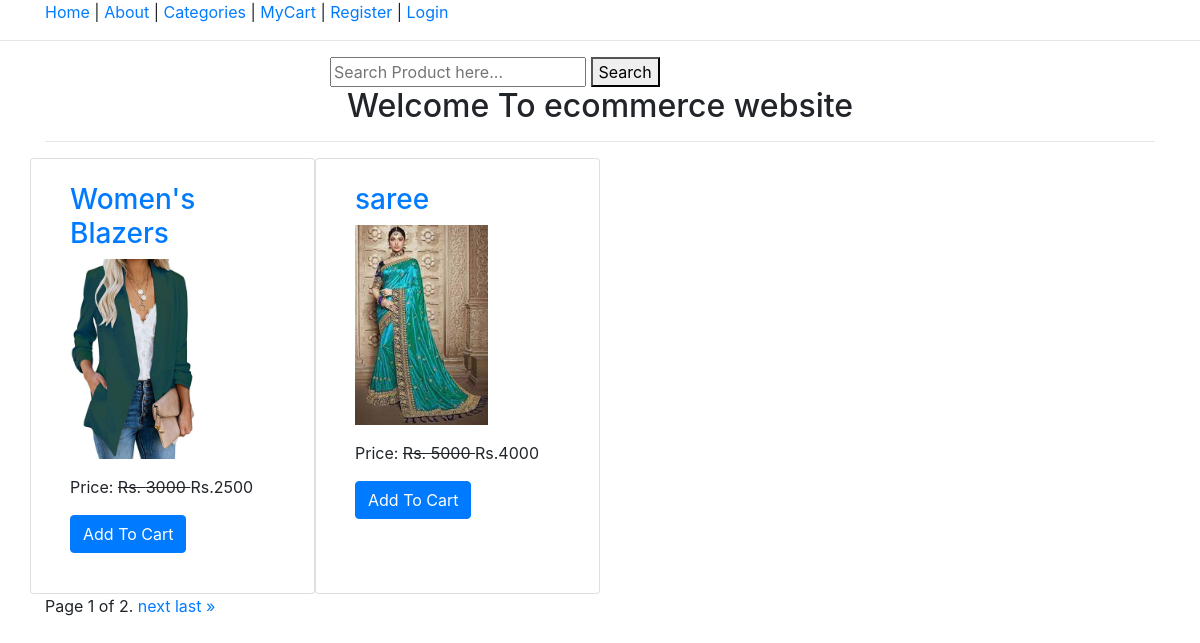
The page / on the database its author committed.
### ecomapp/models.py (models this page shows, shortened)
class Product(models.Model):
    title = models.CharField(max_length=200)
    slug = models.SlugField(unique=True)
    category = models.ForeignKey(Category, on_delete=models.CASCADE)
    image = models.ImageField(upload_to="products")
    marked_price = models.PositiveIntegerField()
    selling_price = models.PositiveIntegerField()
    description = models.TextField()
    warranty = models.CharField(max_length=300, null=True, blank=True)
    return_policy = models.CharField(max_length=300, null=True, blank=True)
    view_count = models.PositiveIntegerField(default=0)

### ecomapp/views.py (the view)
# urls.py: path("", HomeView.as_view(), name="home"),
class HomeView(EcomMixin, TemplateView):
    template_name = "home.html"
    def get_context_data(self, **kwargs):
        context = super().get_context_data(**kwargs)
        context['myname'] = 'Seema'
        all_products = Product.objects.all().order_by("-id")
        paginator = Paginator(all_products, 2)
        page_number = self.request.GET.get('page')
        product_list = paginator.get_page(page_number)
        context['product_list'] = product_list
        return context

### ecomapp/views.py (called while the page is built)
    def dispatch(self, request, *args, **kwargs):
        cart_id = request.session.get("cart_id")
        if cart_id:
            cart_obj = Cart.objects.get(id=cart_id)
            if request.user.is_authenticated and Customer.objects.filter(user=request.user).exists():
                cart_obj.customer = request.user.customer
                cart_obj.save()
        return super().dispatch(request, *args, **kwargs)

### templates/home.html (shortened to what this page needs)
{% extends 'base.html' %}
{% block content %}
<div class="container">
    <h2 class="text-center">Welcome To ecommerce website</h2>
    <hr>
    <div class="row mt-3">
        {% for p in product_list %}
        <div class="col-md-3 card" >
            <div class="m-4">
                <h3><a href="{% url 'ecomapp:productdetail' p.slug %}">{{p.title}}</a></h3>
                <img src="{{p.image.url}}" alt="" class="img-fluid" style="height: 200px; object-fit: contain;">
                <p class="mt-3">Price: <strike> Rs. {{p.marked_price}} </strike> Rs.{{p.selling_price}}</p>
                <a href="{% url 'ecomapp:addtocart' p.id %}" class="btn btn-primary mb-3">Add To Cart</a>
            </div>
        </div>
        {% endfor %}
    </div>
    <div class="pagination">
        <span class="step-links">
            <span class="current">
                Page {{ product_list.number }} of {{ product_list.paginator.num_pages }}.
            </span>
            {% if product_list.has_next %}
                <a href="?page={{ product_list.next_page_number }}">next</a>
                <a href="?page={{ product_list.paginator.num_pages }}">last &raquo;</a>
            {% endif %}
        </span>
    </div>
</div>
{% endblock %}

### rows shown on the page
Product: title "Women's Blazers", image (picture), marked_price "3000", selling_price "2500"
Product: title "saree", image (picture), marked_price "5000", selling_price "4000"

### other values the page prints
{{ product_list.number }} "1"
{{ product_list.paginator.num_pages }} "2"
